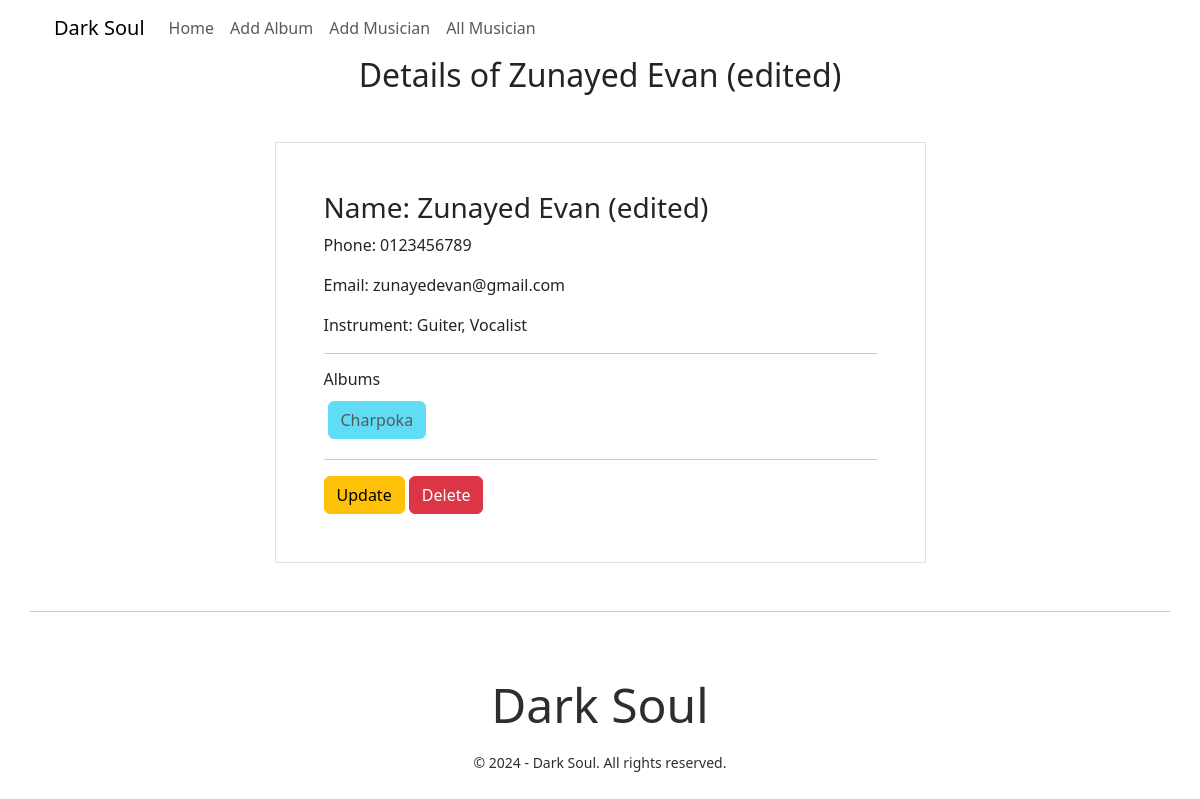
/musicians/details_musician/2/, run on the app's committed database.
### musician/models.py (models this page shows, shortened)
class Musician(models.Model):
    first_name = models.CharField(max_length=50)
    last_name = models.CharField(max_length=50)
    email = models.EmailField()
    phone = models.CharField(max_length=11)
    instrument_type = models.CharField(max_length=255)
    @property
    def full_name(self):
        return f"{self.first_name} {self.last_name}"

### album/models.py (models this page shows, shortened)
class Album(models.Model):
    name = models.CharField(max_length=255)
    musician = models.ForeignKey(Musician, on_delete=models.CASCADE, related_name='albums')
    release_date = models.DateField(auto_now_add=True)
    RATING_CHOICES = [
        ('1', '1'),
        ('2', '2'),
        ('3', '3'),
        ('4', '4'),
        ('5', '5'),
    ]
    ratings = models.CharField(max_length=1, choices=RATING_CHOICES)

### musician/views.py (the view)
# urls.py: path('details_musician/<int:id>/', views.detailsMusician, name='details_musician'),
def detailsMusician(request, id):
    data = Musician.objects.get(pk=id)
    context = {'musician': data}
    return render(request, 'musician/musician_details.html', context)

### musician/templates/musician/musician_details.html
{% extends "base.html" %}
{% block content %}
    <div class="col-md-7 m-auto">
        <div>
            <h2 class="text-center">Details of {{musician.full_name}}</h2>
            <div class="border mt-5 p-5">
                <h3>Name: {{musician.full_name}}</h3>
                <p>Phone: {{musician.phone}}</p>
                <p>Email: {{musician.email}}</p>
                <p>Instrument: {{musician.instrument_type}}</p>
                <hr>
                {% if musician.albums.all %}
                    <h6>Albums</h6>
                    {% for album in musician.albums.all %}
                    <button class="btn btn-info m-1" disabled> {{album.name}}</button>
                    {% endfor %}
                {% endif %}
                <hr>
                <div class="mt-2">
                    <a class="btn btn-warning" href="{% url "update_musician" musician.id %}">Update</a>
                    <a class="btn btn-danger" href="{% url "delete_musician" musician.id %}">Delete</a>
                </div>
            </div>
        </div>
    </div>
{% endblock content %}

### data on the page
Musician: full_name "Zunayed Evan (edited)", phone "0123456789", email "zunayedevan@gmail.com", instrument_type "Guiter, Vocalist"
Album: name "Charpoka"
